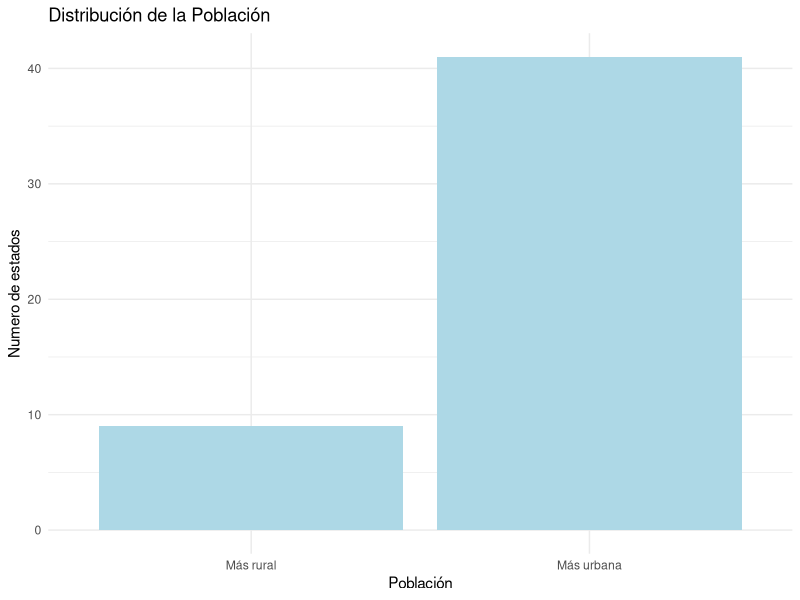
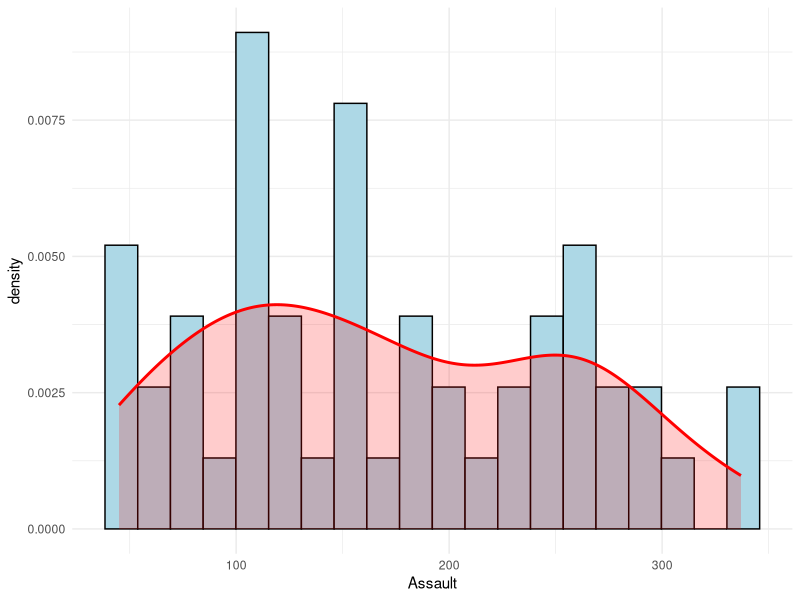
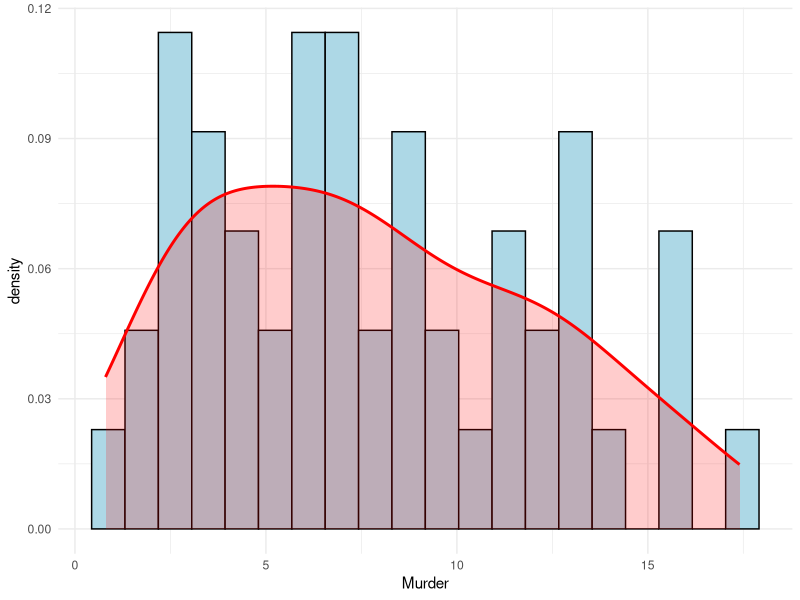
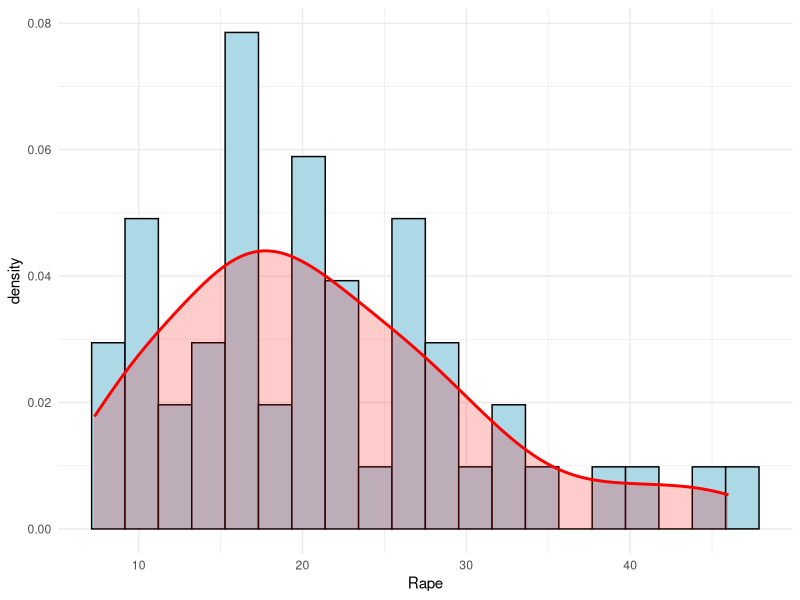
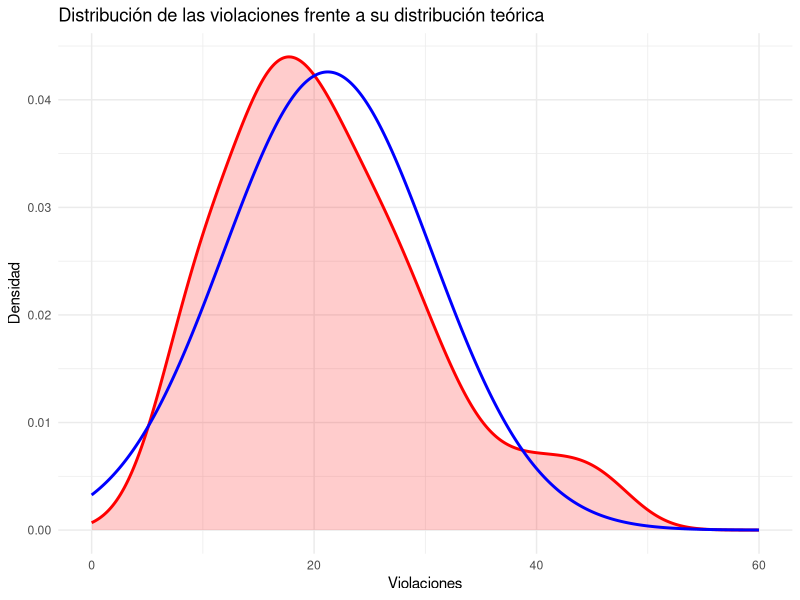
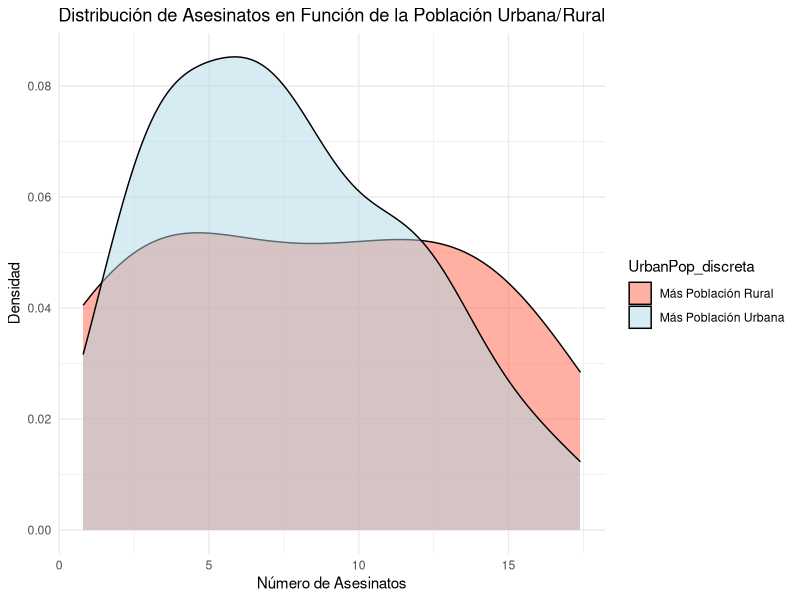
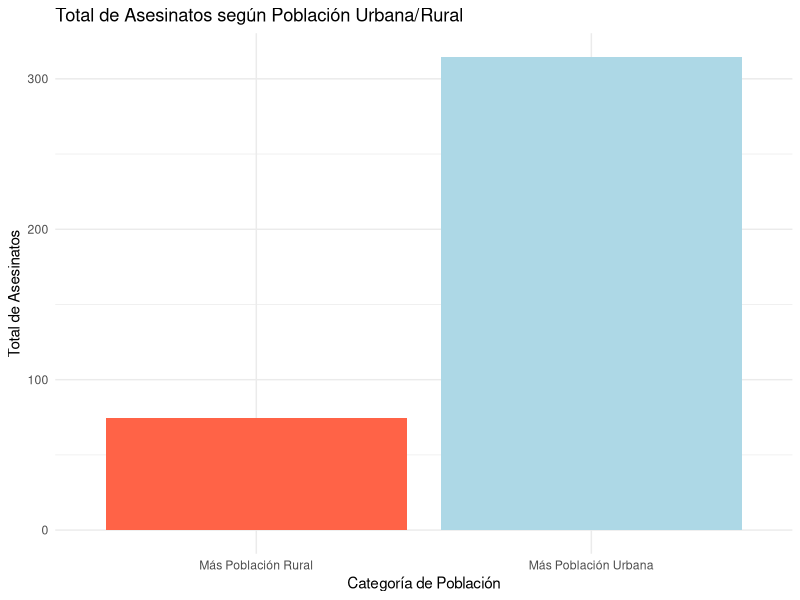
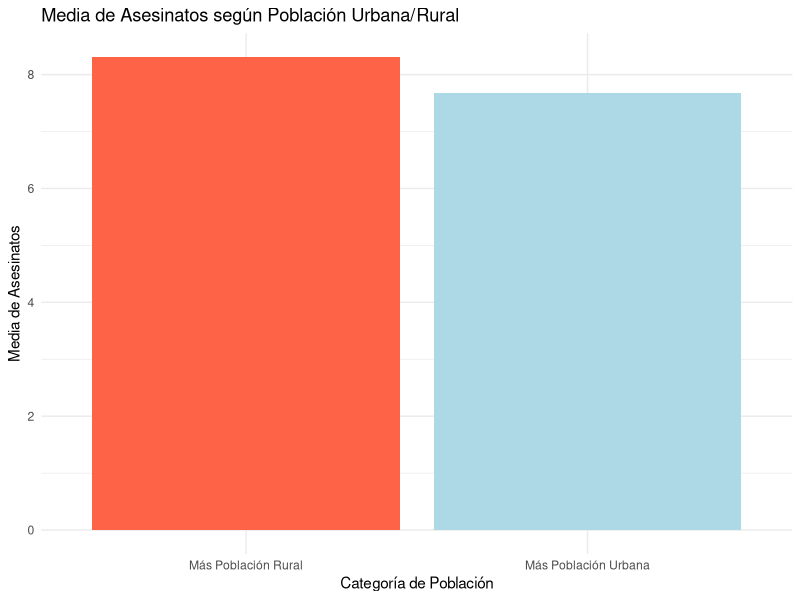

These charts were generated, in order, by the following R code:
## ---- chunk 1
knitr::opts_chunk$set(warning = FALSE, message = FALSE) 
## ---- chunk 2
library(datasets)
library(dplyr)
library(ggplot2)
datos=datasets::USArrests

## ---- chunk 3
dim(datos)
## ---- chunk 4
str(datos)
## ---- chunk 5
summary(datos)
print("desviaciones típicas de cada variable: \n")
sd(datos$Murder)
sd(datos$Assault)
sd(datos$Rape)
sd(datos$UrbanPop)

## ---- chunk 6

discretizada <- ifelse(USArrests$UrbanPop > 50, "Más urbana", "Más rural")

ggplot(USArrests, aes(x = discretizada)) +
  geom_bar(fill = "lightblue") +
  labs(title = "Distribución de la Población",
       x = "Población",
       y = "Numero de estados") +
  theme_minimal() 

## ---- chunk 7

ggplot(datos, aes(x = Assault)) + 
  geom_histogram(aes(y = ..density..),
                 colour = 1, fill = "lightblue", bins=20) +
  geom_density(lwd = 1, colour = "red",
               fill = "red", alpha = 0.2) + theme_minimal()

ggplot(datos, aes(x = Murder)) + 
  geom_histogram(aes(y = ..density..),
                 colour = 1, fill = "lightblue", bins=20) +
  geom_density(lwd = 1, colour = "red",
               fill = "red", alpha = 0.2) + theme_minimal()

ggplot(datos, aes(x = Rape)) + 
  geom_histogram(aes(y = ..density..),
                 colour = 1, fill = "lightblue", bins=20) +
  geom_density(lwd = 1, colour = "red",
               fill = "red", alpha = 0.2) + theme_minimal()
## ---- chunk 8
mean_value <- 21.23     
sd_value <- 9.366385    
x <- seq(0, 60, length.out = 1000)
y <- dnorm(x, mean = mean_value, sd = sd_value)

normal <- data.frame(x = x, y = y)

ggplot(USArrests, aes(x = Rape)) + 
  geom_density(lwd = 1, colour = "red", fill = "red", alpha = 0.2) + 
  geom_line(data = normal, aes(x = x, y = y), colour = "blue", lwd = 1) + 
  theme_minimal() +
  labs(title = "Distribución de las violaciones frente a su distribución teórica",
       x = "Violaciones",
       y = "Densidad")

## ---- chunk 9
print(paste("media =", mean(USArrests$Rape)))
print(paste("desviación típica = " , sd(datos$Rape)))
## ---- chunk 10
media <- 21.232
sd <- 9.36638453105965
n <- 50
valor_critico <- 1.96  

error_std <- valor_critico * (sd / sqrt(n))

IC_inferior <- media - error_std
IC_superior <- media + error_std

print(paste("IC_95% = (",IC_inferior,", ", IC_superior,")"))
## ---- chunk 11
x <- 10
n <- 10000
simulacion <- rnorm(n, mean = mean(USArrests$Murder), sd = sd(USArrests$Murder))
prob <- mean(simulacion > x)
print(paste("Probabilidad de que haya más de 10 asesinatos = ", prob))
## ---- chunk 12

# Discretizar la variable UrbanPop
USArrests$UrbanPop_discreta <- ifelse(USArrests$UrbanPop > 50, "Más Población Urbana", "Más Población Rural")

ggplot(USArrests, aes(x = Murder, fill = UrbanPop_discreta)) +
  geom_density(alpha = 0.5, show.legend = TRUE) +
  labs(title = "Distribución de Asesinatos en Función de la Población Urbana/Rural",
       x = "Número de Asesinatos",
       y = "Densidad") +
  scale_fill_manual(values = c("Más Población Urbana" = "lightblue", "Más Población Rural" = "tomato")) +
  theme_minimal()
## ---- chunk 13

murder_summary <- USArrests |>
  group_by(UrbanPop_discreta) |>
  summarize(Total_asesinatos = sum(Murder))

ggplot(murder_summary, aes(x = UrbanPop_discreta, y = Total_asesinatos, fill = UrbanPop_discreta)) +
  geom_bar(stat = "identity", show.legend = FALSE) +  
  labs(title = "Total de Asesinatos según Población Urbana/Rural",
       x = "Categoría de Población",
       y = "Total de Asesinatos") +
  scale_fill_manual(values = c("Más Población Urbana" = "lightblue", "Más Población Rural" = "tomato")) +
  theme_minimal()

## ---- chunk 14
murder_summary_2 <- USArrests |>
  group_by(UrbanPop_discreta) |>
  summarize(Media_asesinatos = mean(Murder))

ggplot(murder_summary_2, aes(x = UrbanPop_discreta, y = Media_asesinatos, fill = UrbanPop_discreta)) +
  geom_bar(stat = "identity", show.legend = FALSE) +  
  labs(title = "Media de Asesinatos según Población Urbana/Rural",
       x = "Categoría de Población",
       y = "Media de Asesinatos") +
  scale_fill_manual(values = c("Más Población Urbana" = "lightblue", "Más Población Rural" = "tomato")) +
  theme_minimal()


ggplot(USArrests, aes(x = UrbanPop_discreta, y = Murder, fill = UrbanPop_discreta)) +
  geom_boxplot(show.legend = FALSE) +  
  labs(title = "Distribución de Asesinatos según Población Urbana/Rural",
       x = "Categoría de Población",
       y = "Número de Asesinatos") +
  scale_fill_manual(values = c("Más Población Urbana" = "lightblue", "Más Población Rural" = "tomato")) +
  theme_minimal()

## ---- chunk 15
urbano <- USArrests |> filter(UrbanPop_discreta == "Más Población Urbana") |> select(Murder)
rural <- USArrests |> filter(UrbanPop_discreta == "Más Población Rural") |> select(Murder)

result <- t.test(urbano$Murder, rural$Murder, var.equal = FALSE)
print(result)

